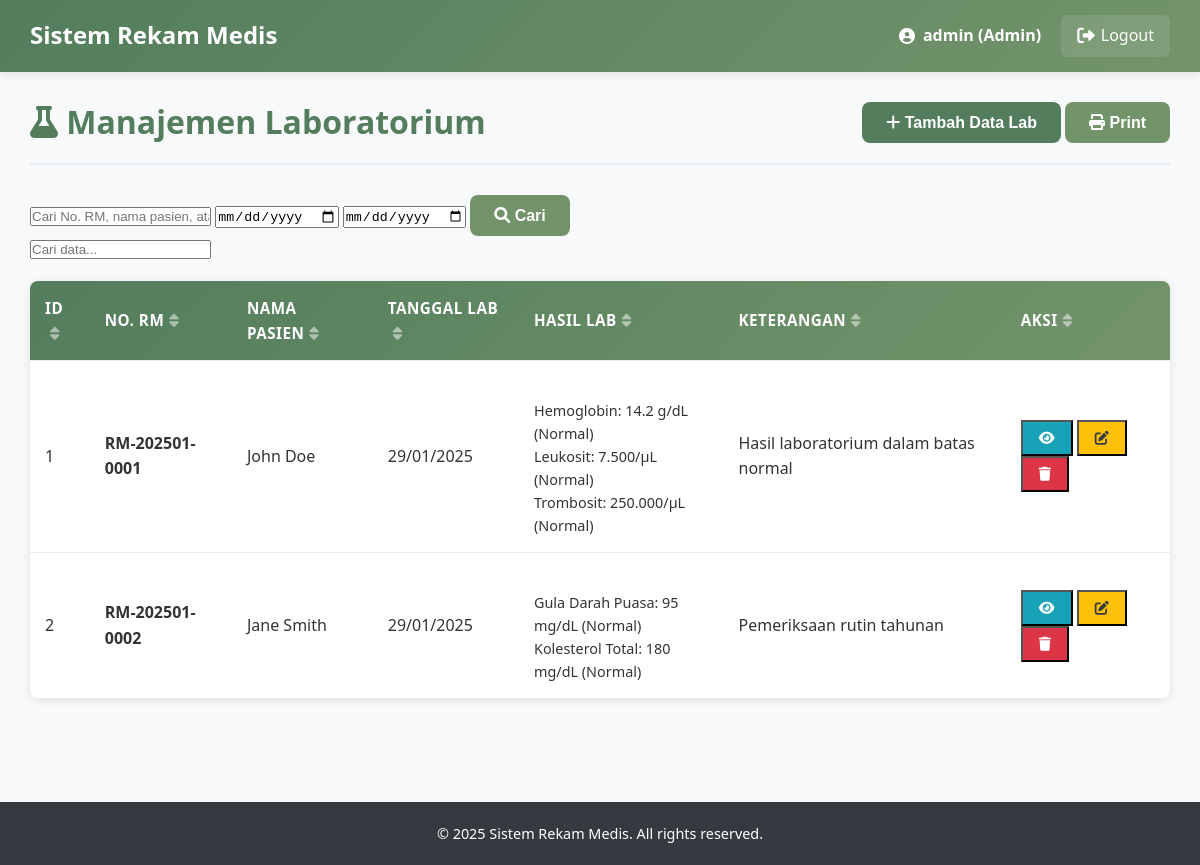
Screenshot of /Trys_Proj/admin/laboratory.php (signed in) with the database file from the repository.
### tables this page shows
CREATE TABLE `laboratorium` (
  `id_lab` int(11) NOT NULL,
  `no_rm` varchar(20) DEFAULT NULL,
  `hasil_lab` text DEFAULT NULL,
  `ket` text DEFAULT NULL,
  `tgl_lab` date DEFAULT NULL,
  `created_at` timestamp NOT NULL DEFAULT current_timestamp(),
  `updated_at` timestamp NOT NULL DEFAULT current_timestamp() ON UPDATE current_timestamp()
);

CREATE TABLE `pasien` (
  `id_pasien` int(11) NOT NULL,
  `no_rm` varchar(20) NOT NULL,
  `nm_pasien` varchar(100) NOT NULL,
  `tgl_lhr` date DEFAULT NULL,
  `alamat` text DEFAULT NULL,
  `telepon` varchar(15) DEFAULT NULL,
  `no_hp` varchar(15) DEFAULT NULL,
  `jenis_kelamin` enum('L','P') DEFAULT NULL,
  `nm_kk` varchar(100) DEFAULT NULL,
  `hub_kel` varchar(50) DEFAULT NULL,
  `id_user` int(11) DEFAULT NULL,
  `created_at` timestamp NOT NULL DEFAULT current_timestamp(),
  `updated_at` timestamp NOT NULL DEFAULT current_timestamp() ON UPDATE current_timestamp()
);

### Trys_Proj/admin/laboratory.php (the view, shortened to what this page needs)
<?php
include '../config/database.php';
$page_title = "Manajemen Laboratorium";
$search = $_GET['search'] ?? '';
$date_from = $_GET['date_from'] ?? '';
$date_to = $_GET['date_to'] ?? '';
$per_page = 10;
$page = $_GET['page'] ?? 1;
$offset = ($page - 1) * $per_page;
$where_conditions = [];
$params = [];
$types = "";
$where_clause = !empty($where_conditions) ? "WHERE " . implode(" AND ", $where_conditions) : "";
$sql = "SELECT l.*, p.nm_pasien
        FROM laboratorium l
        LEFT JOIN pasien p ON l.no_rm = p.no_rm
        $where_clause
        ORDER BY l.tgl_lab DESC, l.created_at DESC
        LIMIT $per_page OFFSET $offset";
if (!empty($params)) {
    $stmt = $conn->prepare($sql);
    $stmt->bind_param($types, ...$params);
    $stmt->execute();
    $laboratory_data = $stmt->get_result();
} else {
    $laboratory_data = $conn->query($sql);
}
?>
<!DOCTYPE html>
<html lang="en">
<head>
    <link rel="stylesheet" href="../css/style.css">
    <link rel="stylesheet" href="https://cdnjs.cloudflare.com/ajax/libs/font-awesome/6.0.0-beta3/css/all.min.css">
</head>
<body>
    <?php include '../includes/header.php'; ?>
    <div class="container">
        <div class="content">
            <div class="content-header">
                <h2><i class="fas fa-flask"></i> <?php echo $page_title; ?></h2>
                <div class="header-actions">
                    <button class="btn btn-primary" onclick="openModal('addModal')">
                        <i class="fas fa-plus"></i> Tambah Data Lab
                    </button>
                    <button class="btn btn-secondary" onclick="window.print()">
                        <i class="fas fa-print"></i> Print
                    </button>
                </div>
            </div>
            <div class="filter-section">
                <form method="GET" class="search-form">
                    <div class="search-group">
                        <input type="text" name="search" placeholder="Cari No. RM, nama pasien, atau hasil lab..."
                               value="<?php echo htmlspecialchars($search); ?>">
                        <input type="date" name="date_from" placeholder="Dari tanggal"
                               value="<?php echo htmlspecialchars($date_from); ?>">
                        <input type="date" name="date_to" placeholder="Sampai tanggal"
                               value="<?php echo htmlspecialchars($date_to); ?>">
                        <button type="submit" class="btn btn-secondary">
                            <i class="fas fa-search"></i> Cari
                        </button>
                    </div>
                </form>
            </div>
            <div class="table-container">
                <table class="data-table">
                    <thead>
                        <tr>
                            <th>ID</th>
                            <th>No. RM</th>
                            <th>Nama Pasien</th>
                            <th>Tanggal Lab</th>
                            <th>Hasil Lab</th>
                            <th>Keterangan</th>
                            <th>Aksi</th>
                        </tr>
                    </thead>
                    <tbody>
                        <?php if ($laboratory_data->num_rows > 0): ?>
                        <?php while ($lab = $laboratory_data->fetch_assoc()): ?>
                        <tr>
                            <td><?php echo $lab['id_lab']; ?></td>
                            <td>
                                <strong><?php echo htmlspecialchars($lab['no_rm']); ?></strong>
                            </td>
                            <td><?php echo htmlspecialchars($lab['nm_pasien'] ?? 'Tidak ditemukan'); ?></td>
                            <td><?php echo date('d/m/Y', strtotime($lab['tgl_lab'])); ?></td>
                            <td>
                                <div class="lab-result-preview">
                                    <?php echo htmlspecialchars(substr($lab['hasil_lab'], 0, 100)); ?>
                                </div>
                            </td>
                            <td>
                                <?php echo htmlspecialchars(substr($lab['ket'], 0, 50)); ?>
                            </td>
                            <td>
                                <div class="action-buttons">
                                    <button class="btn-sm btn-info" onclick="viewLab(<?php echo htmlspecialchars(json_encode($lab)); ?>)">
                                        <i class="fas fa-eye"></i>
                                    </button>
                                    <button class="btn-sm btn-warning" onclick="editLab(<?php echo htmlspecialchars(json_encode($lab)); ?>)">
                                        <i class="fas fa-edit"></i>
                                    </button>
                                    <button class="btn-sm btn-danger" onclick="deleteLab(<?php echo $lab['id_lab']; ?>, '<?php echo htmlspecialchars($lab['no_rm']); ?>')">
                                        <i class="fas fa-trash"></i>
                                    </button>
                                </div>
                            </td>
                        </tr>
                        <?php endwhile; ?>
                        <?php else: ?>
                        <tr>
                            <td colspan="7" class="text-center">Tidak ada data laboratorium.</td>
                        </tr>
                        <?php endif; ?>
                    </tbody>
                </table>
            </div>
        </div>
    </div>
    <?php include '../includes/footer.php'; ?>
</body>
</html>

### Trys_Proj/includes/header.php
<header class="main-header">
    <div class="logo">
        <h1>Sistem Rekam Medis</h1>
    </div>
    <div class="user-menu">
        <span class="user-name">
            <i class="fas fa-user-circle"></i>
            <?php echo $_SESSION['username']; ?>
            (<?php echo ucfirst($_SESSION['role']); ?>)
        </span>
        <a href="logout.php" class="logout-btn">
            <i class="fas fa-sign-out-alt"></i> Logout
        </a>
    </div>
</header>

### Trys_Proj/includes/footer.php
<footer class="main-footer">
    <div class="footer-content">
        <p>&copy; <?php echo date('Y'); ?> Sistem Rekam Medis. All rights reserved.</p>
    </div>
</footer>

### Trys_Proj/css/style.css (style rules this page uses)
* { margin: 0; padding: 0; box-sizing: border-box; }
body { font-family: "Segoe UI", Tahoma, Geneva, Verdana, sans-serif; line-height: 1.6; color: #333; background-color: #f8f9fa; }
:root { --primary-color: #537d5d; --primary-dark: #3e5e45; --primary-light: #6a9975; --secondary-color: #73946b; --secondary-dark: #5a7553; --secondary-light: #8bac83; --accent-color: #9ebc8a; --accent-dark: #85a371; --accent-light: #b7d5a3; --light-color: #d2d0a0; --light-dark: #b9b787; --light-light: #ebe9b9; --white: #ffffff; --off-white: #f9f9f9; --gray-light: #f8f9fa; --gray-medium: #6c757d; --gray-dark: #343a40; --success: #28a745; --success-dark: #1e7e34; --danger: #dc3545; --danger-dark: #bd2130; --warning: #ffc107; --warning-dark: #d39e00; --info: #17a2b8; --info-dark: #117a8b; }
h1, h2, h3, h4, h5, h6 { font-weight: 700; line-height: 1.2; margin-bottom: 0.5em; color: var(--gray-dark); }
h1 { font-size: 2.5rem; }
h2 { font-size: 2rem; }
p { margin-bottom: 1rem; }
a { color: var(--primary-color); text-decoration: none; transition: color 0.3s ease; }
.btn { display: inline-block; padding: 12px 24px; border: none; border-radius: 8px; font-size: 1rem; font-weight: 600; text-decoration: none; text-align: center; cursor: pointer; transition: all 0.3s ease; line-height: 1; position: relative; overflow: hidden; }
.btn::after { content: ""; position: absolute; top: 50%; left: 50%; width: 5px; height: 5px; background: rgba(255, 255, 255, 0.5); opacity: 0; border-radius: 100%; transform: scale(1, 1) translate(-50%); transform-origin: 50% 50%; }
.btn-primary { background-color: var(--primary-color); color: var(--white); }
.btn-secondary { background-color: var(--secondary-color); color: var(--white); }
.btn-info { background-color: var(--info); color: var(--white); }
.btn-danger { background-color: var(--danger); color: var(--white); }
.btn-warning { background-color: var(--warning); color: var(--gray-dark); }
.btn-sm { padding: 8px 16px; font-size: 0.875rem; }
.main-header { background: linear-gradient(135deg, var(--primary-color), var(--secondary-color)); color: var(--white); padding: 15px 30px; display: flex; justify-content: space-between; align-items: center; box-shadow: 0 2px 10px rgba(0, 0, 0, 0.1); position: sticky; top: 0; z-index: 100; }
.main-header .logo h1 { font-size: 1.5rem; font-weight: 700; margin: 0; color: var(--white); }
.user-menu { display: flex; align-items: center; gap: 20px; }
.user-name { display: flex; align-items: center; gap: 8px; font-weight: 600; }
.logout-btn { color: var(--white); text-decoration: none; padding: 8px 16px; border-radius: 6px; background-color: rgba(255, 255, 255, 0.1); transition: background-color 0.3s ease; display: flex; align-items: center; gap: 6px; }
.logout-btn i { font-size: 1.1em; }
.container { display: flex; min-height: calc(100vh - 70px); }
.content { flex: 1; padding: 30px; background-color: var(--gray-light); min-height: calc(100vh - 70px); }
.content-header { display: flex; justify-content: space-between; align-items: center; margin-bottom: 30px; padding-bottom: 20px; border-bottom: 2px solid #e9ecef; }
.content-header h2 { color: var(--primary-color); font-size: 2rem; font-weight: 700; margin: 0; }
.data-table { width: 100%; border-collapse: collapse; background: var(--white); border-radius: 8px; overflow: hidden; box-shadow: 0 2px 10px rgba(0, 0, 0, 0.1); }
.data-table thead { background: linear-gradient(135deg, var(--primary-color), var(--secondary-color)); color: var(--white); }
.data-table th, .data-table td { padding: 15px; text-align: left; border-bottom: 1px solid #e9ecef; }
.data-table th { font-weight: 600; font-size: 0.95rem; text-transform: uppercase; letter-spacing: 0.5px; }
.data-table tbody tr { transition: background-color 0.3s ease; }
.data-table tbody tr:last-child td { border-bottom: none; }
.main-footer { background-color: var(--gray-dark); color: var(--white); text-align: center; padding: 20px; margin-top: auto; }
.footer-content p { margin: 0; font-size: 0.9rem; }

### Trys_Proj/admin/laboratory.php (style rules this page uses)
.lab-result-preview { max-width: 200px; white-space: pre-line; font-size: 0.9rem; }

### rows the page displays
laboratorium: id_lab "1", no_rm "RM-202501-0001", pasien.nm_pasien "John Doe", tgl_lab "29/01/2025", hasil_lab "Hemoglobin: 14.2 g/dL (Normal) Leukosit: 7.500/μL (Normal) Trombosit: 250.000/μL (Normal)", ket "Hasil laboratorium dalam batas normal"
laboratorium: id_lab "2", no_rm "RM-202501-0002", pasien.nm_pasien "Jane Smith", tgl_lab "29/01/2025", hasil_lab "Gula Darah Puasa: 95 mg/dL (Normal) Kolesterol Total: 180 mg/dL (Normal)", ket "Pemeriksaan rutin tahunan"

### other values shown
$_SESSION['username'] "admin"
$_SESSION['role'] "Admin"
$page_title "Manajemen Laboratorium"
